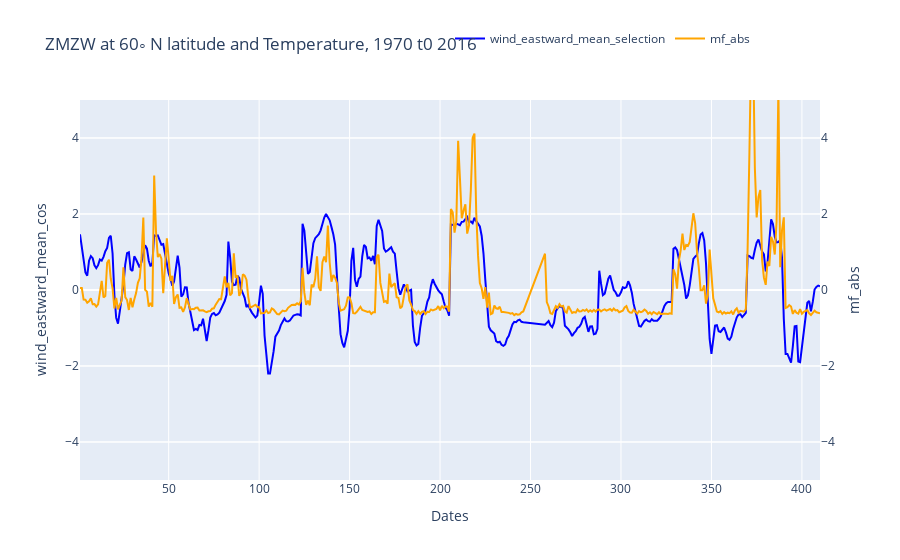

Notebook code cell kept with this figure:
### Code cell
# Calculate avs and stds to plot over time for all ssw
avgs = df.mean()
devs = df.std()

for col in ['mf_abs', 'wind_eastward_mean_cos']:
    df[col] = (df[col] - avgs.loc[col]) / devs.loc[col]

# =================================================================================================
# Plot normalized absolute Momemtum flux and ZMZW with Plotly
# =================================================================================================

fig = go.Figure()

fig.add_trace(go.Scatter(x=df['index_'], y=df['wind_eastward_mean_cos'], name='wind_eastward_mean_selection', line=dict(color='blue')))
fig.add_trace(go.Scatter(x=df['index_'], y=df['mf_abs'], name='mf_abs', line=dict(color='orange'), yaxis='y2'))

# Set layout
fig.update_layout(
    yaxis=dict(
        range=[-5, 5],
        title='wind_eastward_mean_cos'
    )
    ,yaxis2=dict(
        range=[-5, 5],
        title='mf_abs',
        side='right',
        overlaying='y'
    )
    ,xaxis=dict(title='Dates'),
    title=f'ZMZW at 60◦ N latitude and Temperature, 1970 t0 2016',
    legend=dict(orientation="h", y=1.2, x=0.5))

# Show the plot
fig.show()

### Figure 1 — Plotly figure (JSON) as saved in the notebook; plotly's stock layout.template omitted (floating-point values rounded to 4 significant figures; data arrays with more than 128 entries replaced by an {"elided": "..."} marker saying what was removed)
{"data": [{"line": {"color": "blue"}, "name": "wind_eastward_mean_selection", "type": "scatter", "x": {"elided": "398 int values"}, "y": {"elided": "398 float values"}}, {"line": {"color": "orange"}, "name": "mf_abs", "type": "scatter", "x": {"elided": "398 int values"}, "y": {"elided": "398 float values"}, "yaxis": "y2"}], "layout": {"legend": {"orientation": "h", "x": 0.5, "y": 1.2}, "title": {"text": "ZMZW at 60◦ N latitude and Temperature, 1970 t0 2016"}, "xaxis": {"title": {"text": "Dates"}}, "yaxis": {"range": [-5, 5], "title": {"text": "wind_eastward_mean_cos"}}, "yaxis2": {"overlaying": "y", "range": [-5, 5], "side": "right", "title": {"text": "mf_abs"}}}}
